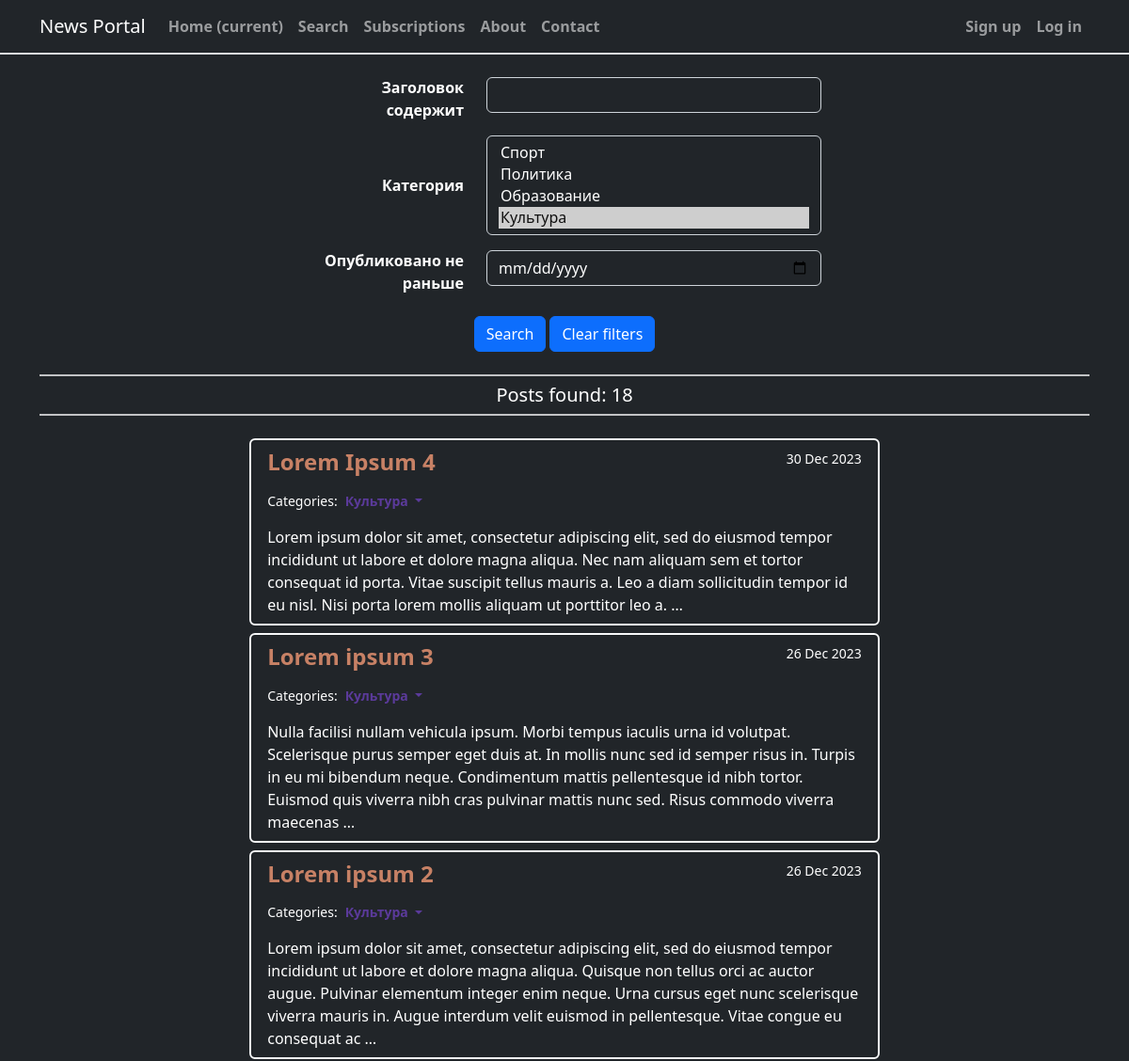
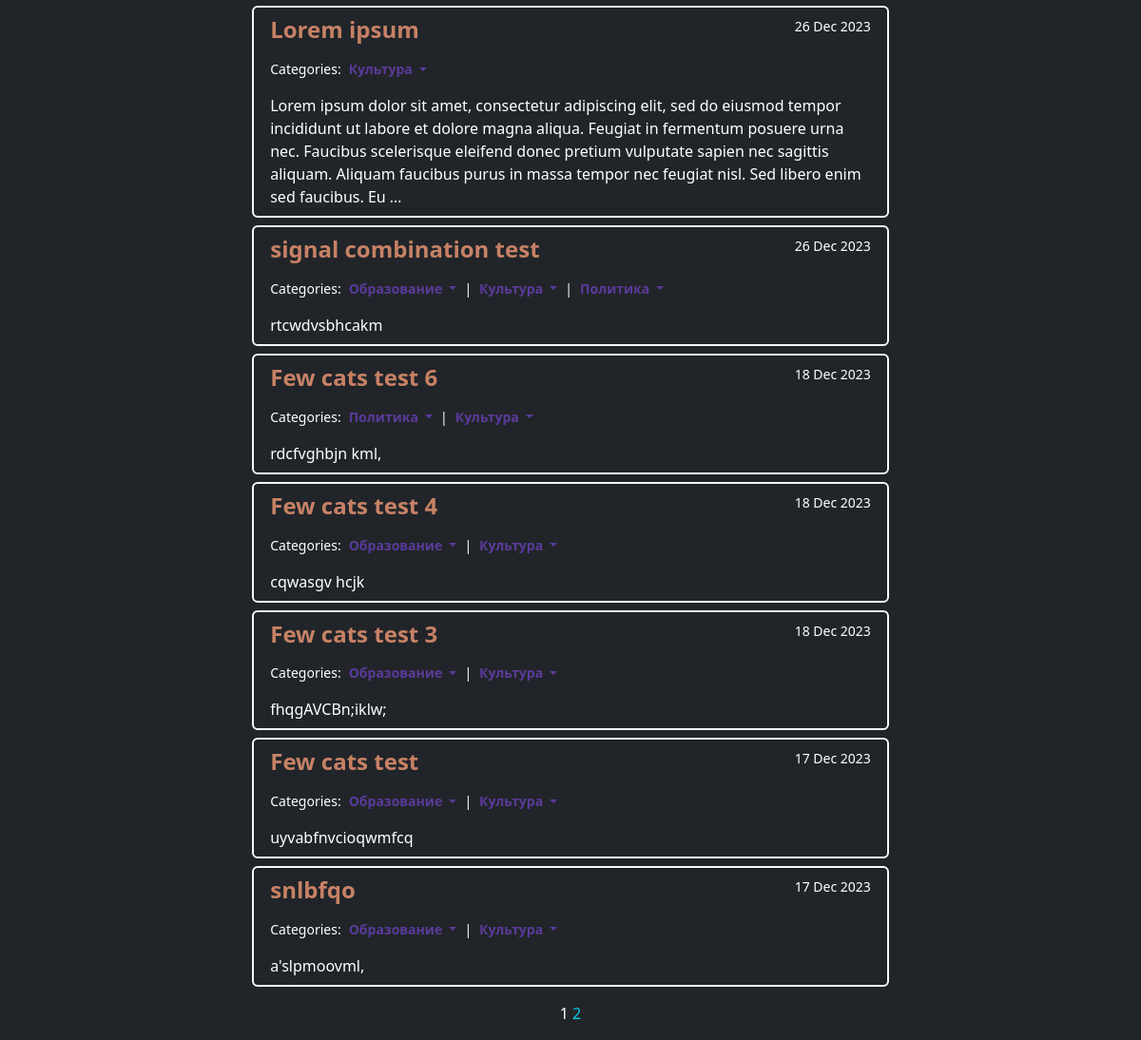
The page /news/search?category=4 on the database as committed earlier (2 pictures, top to bottom).
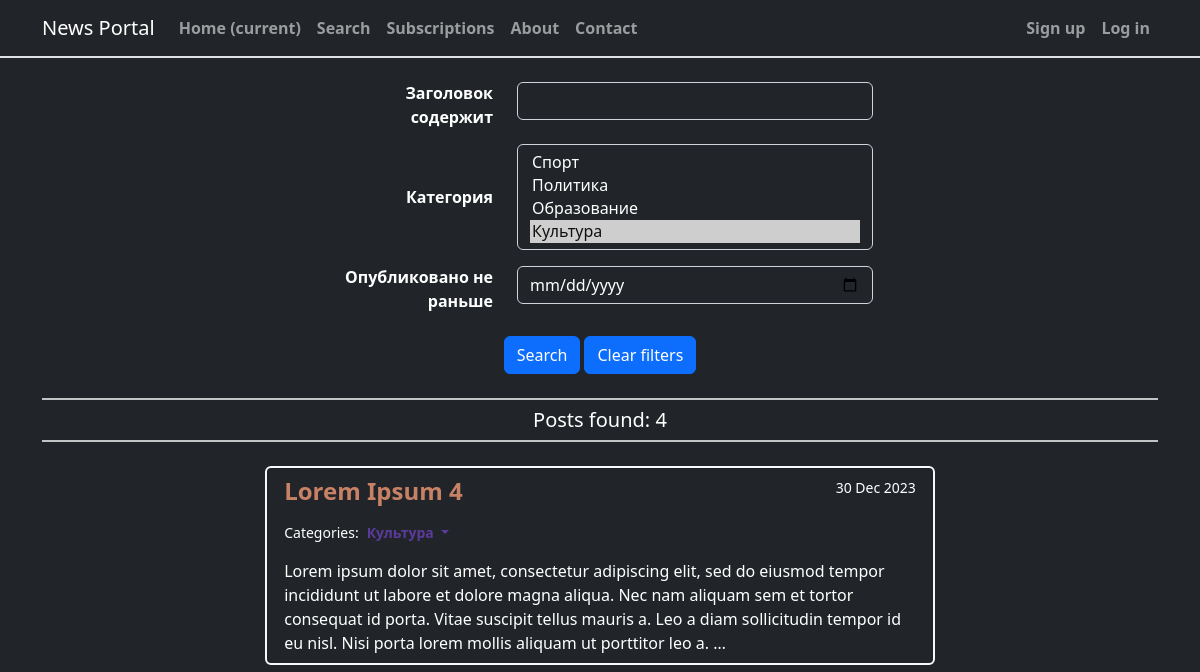
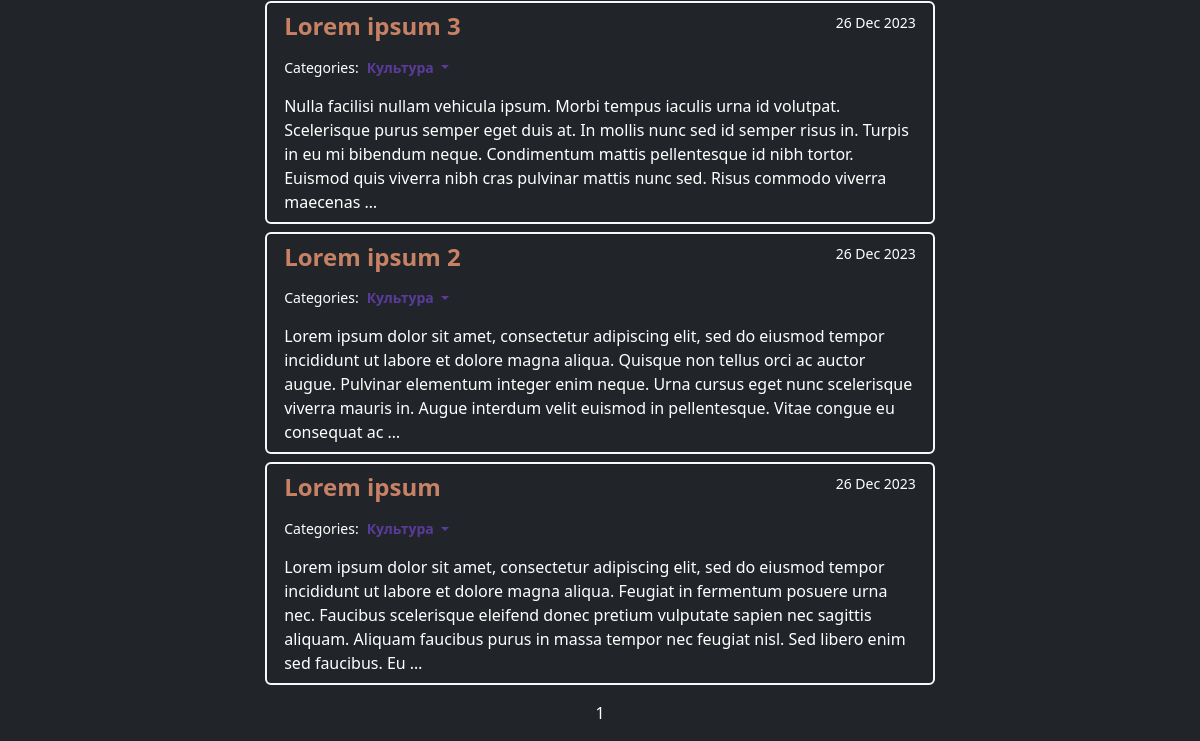
The same page on the database as committed later (2 pictures, top to bottom).
### news/models.py (models this page shows, shortened)
class Post(models.Model):
    ARTICLE = 'ar'
    NEWS = 'nw'
    TYPE = [
        (ARTICLE, 'Article'),
        (NEWS, 'News')
    ]
    author = models.ForeignKey(Author, on_delete=models.CASCADE)
    type = models.CharField(max_length=2,
                            choices=TYPE,
                            default=NEWS)
    created = models.DateTimeField(auto_now_add=True)
    category = models.ManyToManyField(Category, through='PostCategory')
    heading = models.CharField(max_length=200)
    text = models.TextField()
    rating = models.IntegerField(default=0)
    def get_absolute_url(self):
        return reverse('post_detail', args=[str(self.id)])

class Category(models.Model):
    name = models.CharField(max_length=200, unique=True)
    def __str__(self):
        return f'{self.name}'

### news/views.py (the view, shortened to what this page needs)
# urls.py: path('search', PostSearch.as_view(), name='search'),
class PostSearch(ListView):
    model = Post
    ordering = '-created'
    template_name = 'post_search.html'
    context_object_name = 'filtered_posts'
    paginate_by = 10
    def get_queryset(self):
        queryset = super().get_queryset()
        self.filterset = PostFilter(self.request.GET, queryset)
        return self.filterset.qs if self.request.GET else Post.objects.none()
    def get_context_data(self, **kwargs):
        context = super().get_context_data()
        context['filterset'] = self.filterset
        return context

### news/templatetags/custom_filters.py (called while the page is built)
@register.filter()
def censor(text):
    if not isinstance(text, str):
        raise ValueError('Подвергать цензуре можно только строки!')
    matches = []
    for taboo in TABOO_WORDS:
        matches.extend(re.findall(taboo, text, flags=re.IGNORECASE))
    for match in set(matches):
        text = re.sub(match, f'{match[0] + len(match[1:]) * "*"}', text)
    return text

### news/templatetags/custom_tags.py (called while the page is built)
@register.simple_tag(takes_context=True)
def url_replace(context, **kwargs):
    d = context['request'].GET.copy()
    for k, v in kwargs.items():
        d[k] = v
    return d.urlencode()

### templates/post_search.html (shortened to what this page needs)
{% extends 'flatpages/default.html' %}
{% load custom_filters %}
{% block content %}
<form class="mt-3" action="" method="get">
    {% for f in filterset.form %}
    <div class="text-bg-dark row justify-content-center">
        <label for="{{ f.id_for_label }}" class="col-sm-2 my-auto text-bg-dark col-form-label fw-bold text-end">
            {{ f.label }}
        </label>
        <div class="col-sm-4">
            {{ f }}
        </div>
    </div>
    {% endfor %}
    <input class="btn btn-primary mt-3" type="submit" value="Search">
    <a class="btn btn-primary mt-3"
       href="{% url 'search' %}?{% for fld in filterset.get_fields %}{{fld}}={% if not forloop.last %}&{% endif %}{% endfor %}">
        Clear filters
    </a>
</form>
<hr class="border border-light border-1 opacity-75 mt-4 mb-2">
<h5>Posts found: {{ page_obj.paginator.count }}</h5>
<hr class="border border-light border-1 opacity-75 mt-2 mb-4">
{% if not request.GET %}
<h3>Fill the form to search!</h3>
{% else %}
{% if filtered_posts %}
{% for post in filtered_posts %}
    <div class="list-group text-bg-dark border border-light border-2 d-flex mx-auto w-60 mb-2">
        <div class="list-group-item text-bg-dark border-bottom-0 justify-content-between d-flex">
            <h4 class="mb-0"><a class="link-salmon text-decoration-none fw-bold opacity-75" href="{{ post.get_absolute_url }}">{{ post.heading|censor }}</a></h4>
            <small class="text-bg-dark d-flex border-bottom-0">
                {{ post.created|date:'d M Y' }}
            </small>
        </div>
        <div class="list-group-item text-bg-dark d-flex justify-content-start border-bottom-0 dropdown small">
            Categories:{% for cat in post.category.all %}
            <a class="link-purple text-decoration-none fw-bold ms-2 me-2 dropdown-toggle opacity-75" role="button" data-bs-toggle="dropdown" aria-expanded="false">
                {{ cat.name }}
            </a>
            {% if not forloop.last %}
            |
            {% endif %}
            {% endfor %}
        </div>
        <div class="list-group-item text-bg-dark border-bottom-0 d-flex justify-content-start">
            <p class="text-start mb-0">{{ post.text|censor|truncatewords:50 }}</p>
        </div>
    </div>
    {% endfor %}
{%else%}
<h2>No results!</h2>
{% endif %}
{% endif %}
{% include 'includes/page_by_page.html' %}
{% endblock %}

Rows that differ between the two databases and show on the page:
no longer on this page (row edited): Post: heading|censor "signal combination test", created "26 Dec 2023", text|censor "rtcwdvsbhcakm", Category (name "Культура")
no longer on this page (row unchanged): Category: name "Образование"
no longer on this page (row unchanged): Category: name "Политика"
no longer on this page (row edited): Post: heading|censor "Few cats test 6", created "18 Dec 2023", text|censor "rdcfvghbjn kml,", Category (name "Культура")
no longer on this page (row edited): Post: heading|censor "Few cats test 4", created "18 Dec 2023", text|censor "cqwasgv hcjk", Category (name "Культура")
no longer on this page (row edited): Post: heading|censor "Few cats test 3", created "18 Dec 2023", text|censor "fhqgAVCBn;iklw;", Category (name "Культура")
no longer on this page (row edited): Post: heading|censor "Few cats test", created "17 Dec 2023", text|censor "uyvabfnvcioqwmfcq", Category (name "Культура")
no longer on this page (row edited): Post: heading|censor "snlbfqo", created "17 Dec 2023", text|censor "a'slpmoovml,", Category (name "Культура")
Other text that changed with them:
{{ page_obj.paginator.count }}: "18" → "4"
{{ page_obj.next_page_number }}: "2" → (not shown)
